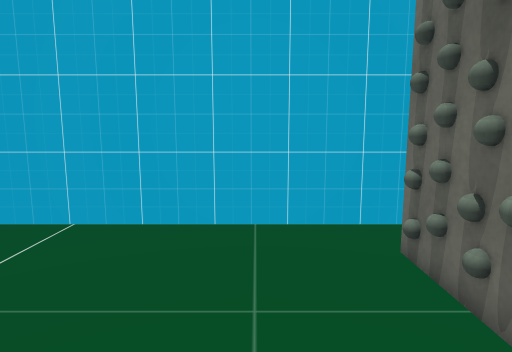
View 1 (above)

13 first-person views from a walk through a scene from a Unity 3-D project. The camera is 1.3 m above the floor, tilts 8° down and sees 75° across. The floor is counted in squares, 0.5 m on a side. Each view is taken from the middle of a square. On the plan, view 1 faces up. The plan holds only what a view shows up to about 20 squares ahead; the rest is blank. The player character is not drawn. Some surface patterns are stand-ins.

View 2
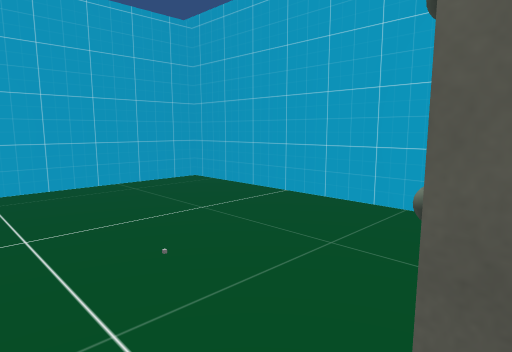

View 3
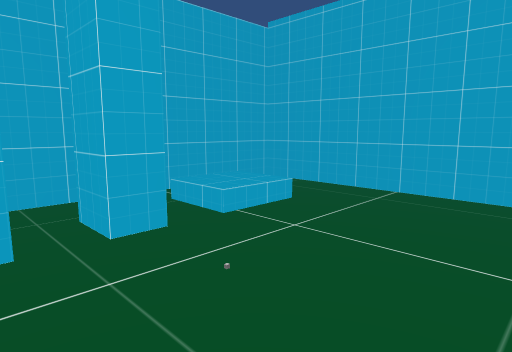

View 4
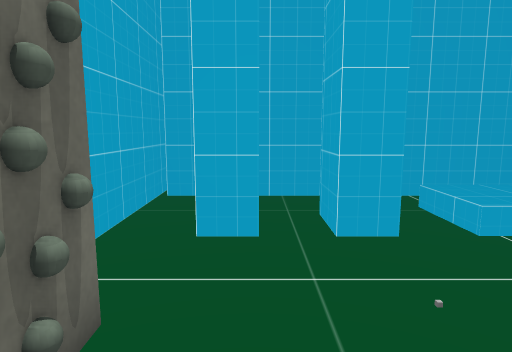

View 5
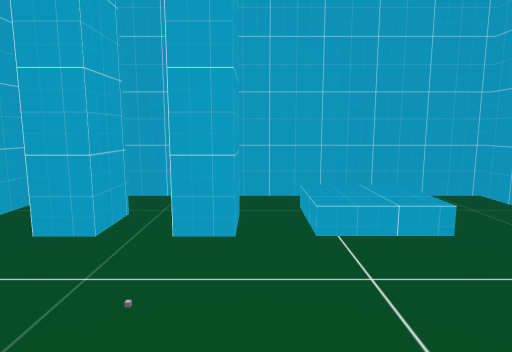

View 6
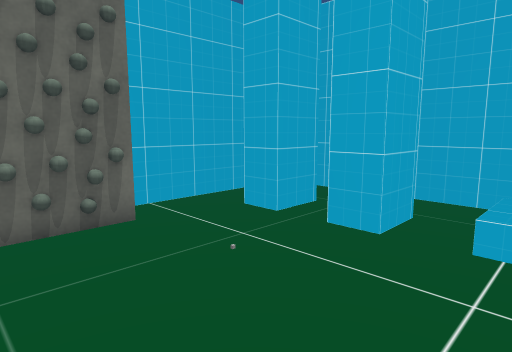

View 7
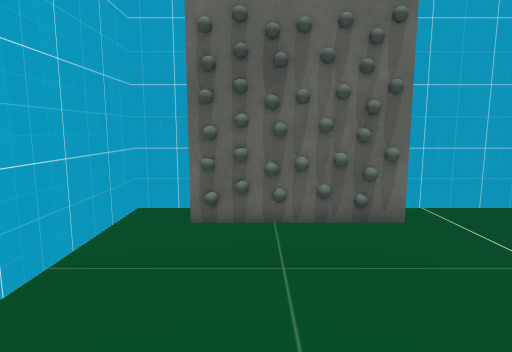

View 8
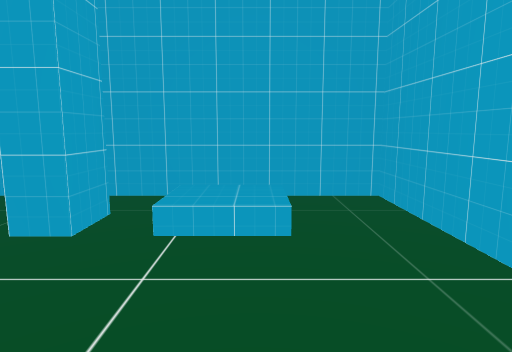

View 9
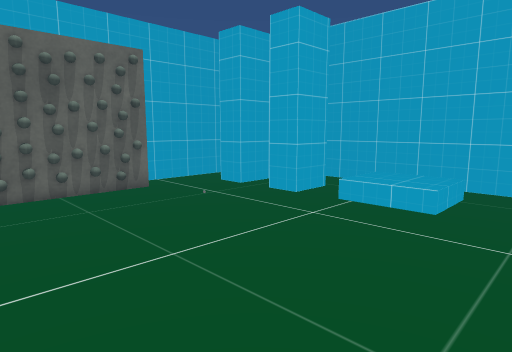

View 10
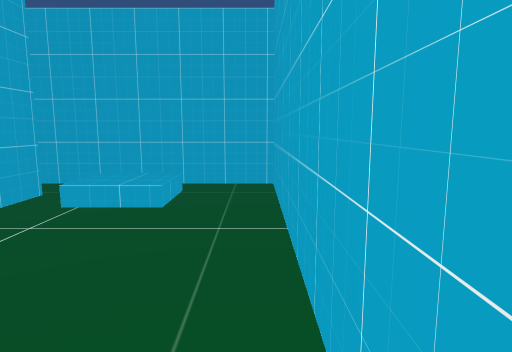

View 11
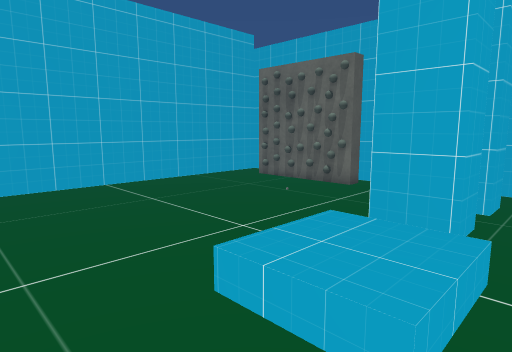

View 12
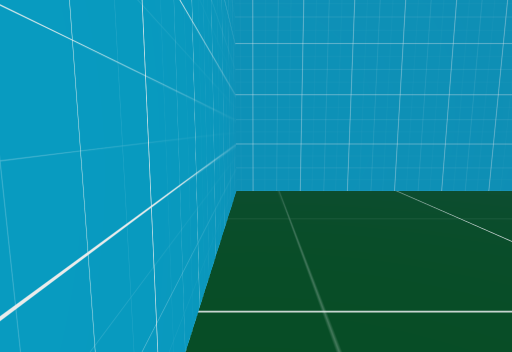

View 13
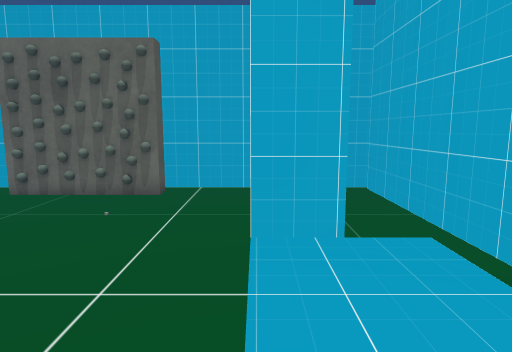

### Floor plan
Key: @ floor where view 1 was taken; # wall or solid block; . main floor; : floor 0.5 m higher than the main floor; / step, stairs or slope; O other object.
Columns run from 12 left of view 1 to 5 right of it. Each row starts with its distance up from view 1.
  9 ##################
  8 #................#
  7 #..............###
  6 #..............#
  5 #..............#
  4 #..............#
  3 #..............O
  2 #..............O
  1 #..............O##
  0 #...........@....#
 -1 #................#
 -2 #................#
 -3 #...////..##.##..#
 -4 #.../:::..##.##..#
 -5 #.../:::..##.##..#
 -6 #...////.........#
 -7 #................#
 -8 ##################

Positions as (right, up) in squares from view 1, and headings:
1: (0, 0), facing up
2: (4, -2), facing up-left
3: (2, 5), facing down-left
4: (1, 5), facing down
5: (-3, 5), facing down
6: (-6, 5), facing down-right
7: (-6, 5), facing right
8: (-7, 5), facing down
9: (-11, 8), facing down-right
10: (-11, 8), facing down
11: (-11, -7), facing up-right
12: (-11, -5), facing up
13: (-10, -3), facing right
